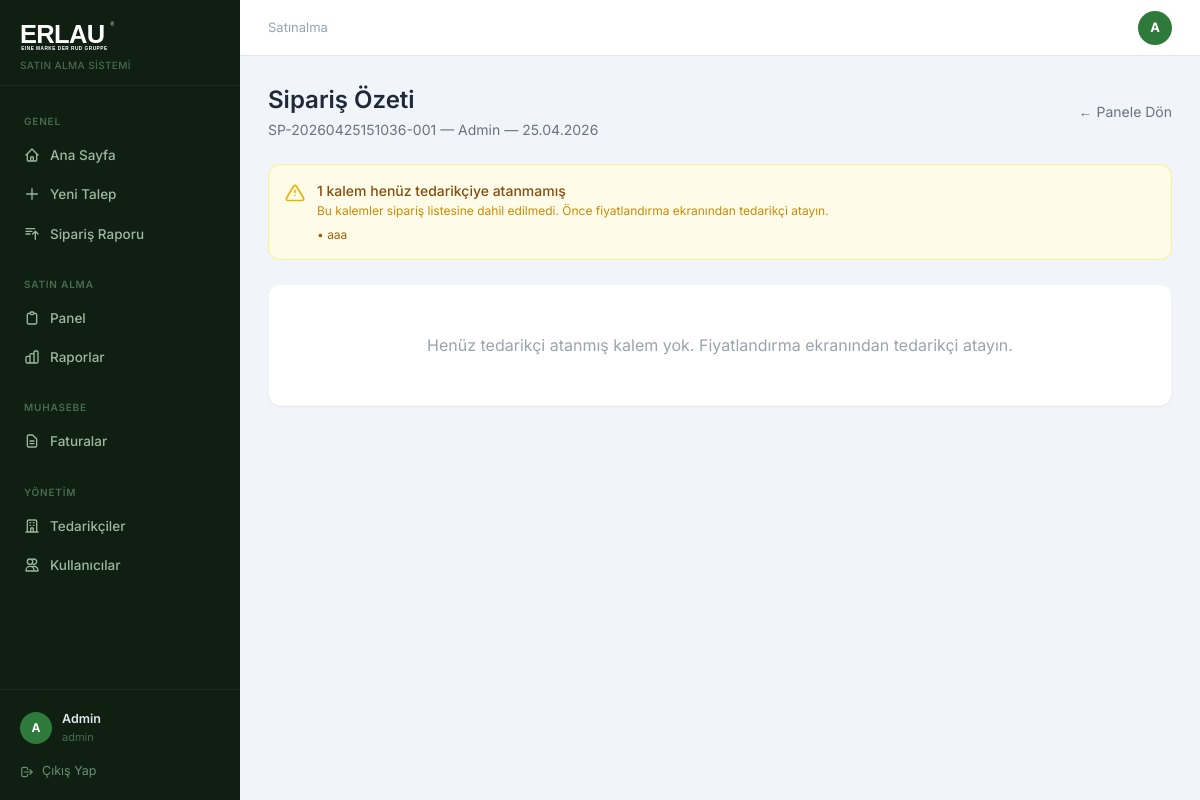
/satinalma/siparis/1 (signed in), run on the app's committed database.
### app/models.py (models this page shows)
class User(db.Model, UserMixin):
    id = db.Column(db.Integer, primary_key=True)
    name = db.Column(db.String(100), nullable=False)
    email = db.Column(db.String(120), unique=True, nullable=False)
    password = db.Column(db.String(200), nullable=False)
    role = db.Column(db.String(20), default='personel')
    department_id = db.Column(db.Integer, db.ForeignKey('department.id'), index=True)
    created_at = db.Column(db.DateTime, default=datetime.utcnow, index=True)
    is_active = db.Column(db.Boolean, default=True)
    unvan = db.Column(db.String(100))
    telefon = db.Column(db.String(20))
    dogum_tarihi = db.Column(db.Date)
    unvan_pdf_goster = db.Column(db.Boolean, default=False)
    son_giris = db.Column(db.DateTime)
    sifre_degisim_tarihi = db.Column(db.DateTime)
    tablet_pin = db.Column(db.String(6))
    bildirim_email = db.Column(db.Boolean, default=True)
    talepler = db.relationship('TalepFormu', backref='talep_eden', lazy=True)

class Department(db.Model):
    id = db.Column(db.Integer, primary_key=True)
    name = db.Column(db.String(100), nullable=False, unique=True)
    users = db.relationship('User', backref='department', lazy=True)

class TalepFormu(db.Model):
    id = db.Column(db.Integer, primary_key=True)
    siparis_no = db.Column(db.String(50), unique=True, nullable=False, index=True)
    talep_eden_id = db.Column(db.Integer, db.ForeignKey('user.id'), index=True)
    department_id = db.Column(db.Integer, db.ForeignKey('department.id'), index=True)
    durum = db.Column(db.String(30), default='bekliyor', index=True)
    yolda_tarihi = db.Column(db.DateTime)
    created_at = db.Column(db.DateTime, default=datetime.utcnow, index=True)
    updated_at = db.Column(db.DateTime, default=datetime.utcnow, onupdate=datetime.utcnow)
    kalemler = db.relationship('TalepKalem', backref='talep', lazy=True, cascade='all, delete-orphan')
    department = db.relationship('Department', foreign_keys=[department_id])

class TalepKalem(db.Model):
    id = db.Column(db.Integer, primary_key=True)
    talep_id = db.Column(db.Integer, db.ForeignKey('talep_formu.id'), index=True)
    malzeme_adi = db.Column(db.String(200), nullable=False, index=True)
    marka_model = db.Column(db.String(200))
    malzeme_turu = db.Column(db.String(50), index=True)
    birim = db.Column(db.String(20))
    miktar = db.Column(db.Float)
    hedef = db.Column(db.String(20), default='siparis')
    kullanim_amaci = db.Column(db.String(100))
    kullanilan_alan = db.Column(db.String(50))
    proje_makine = db.Column(db.String(200))
    kw = db.Column(db.String(10))
    aciklama = db.Column(db.Text)
    teknik_resim_kodu = db.Column(db.String(100))
    standart = db.Column(db.String(100))
    br_fiyat = db.Column(db.Float)
    toplam_fiyat = db.Column(db.Float)
    para_birimi = db.Column(db.String(10))
    vade_gun = db.Column(db.Integer)
    termin_gun = db.Column(db.Integer)
    tedarikci_id = db.Column(db.Integer, db.ForeignKey('tedarikci.id'))
    tedarikci = db.relationship('Tedarikci', foreign_keys=[tedarikci_id])
    son_alinma_tarihi = db.Column(db.DateTime)
    son_siparis_no = db.Column(db.String(50))

### app/routes.py (the view)
@satin_alma.route('/siparis/<int:talep_id>')
@login_required
@role_required('satinalma', 'admin')
def siparis_ozet(talep_id):
    talep = db.get_or_404(TalepFormu, talep_id)
    gruplar = {}
    atamasiz = []
    for kalem in talep.kalemler:
        if kalem.tedarikci:
            tid = kalem.tedarikci_id
            if tid not in gruplar:
                gruplar[tid] = {'tedarikci': kalem.tedarikci, 'kalemler': [], 'toplam': 0}
            gruplar[tid]['kalemler'].append(kalem)
            if kalem.toplam_fiyat:
                gruplar[tid]['toplam'] += kalem.toplam_fiyat
        else:
            atamasiz.append(kalem)
    cc_emails = [u.email for u in User.query.filter(
        User.role == 'satinalma', User.id != current_user.id, User.is_active == True
    ).all()]
    cc = ','.join(cc_emails)
    return render_template('siparis_ozet.html', talep=talep, gruplar=gruplar, atamasiz=atamasiz, cc=cc)

### app/models.py (called while the page is built)
@login_manager.user_loader
def load_user(user_id):
    return User.query.get(int(user_id))

### app/routes.py (called while the page is built)
def role_required(*roles):
    def decorator(f):
        @wraps(f)
        def decorated_function(*args, **kwargs):
            if not current_user.is_authenticated or current_user.role not in roles:
                flash('Bu sayfaya erişim yetkiniz yok.', 'danger')
                return redirect(url_for('main.dashboard'))
            return f(*args, **kwargs)
        return decorated_function
    return decorator

### app/templates/siparis_ozet.html (shortened to what this page needs)
{% extends 'base.html' %}
{% block content %}
<div class="flex items-center justify-between mb-6">
  <div>
    <h1 class="text-2xl font-semibold text-gray-800">Sipariş Özeti</h1>
    <p class="text-sm text-gray-500 mt-1">{{ talep.siparis_no }} — {{ talep.talep_eden.name if talep.talep_eden else '-' }} — {{ talep.created_at.strftime('%d.%m.%Y') }}</p>
  </div>
  <a href="{{ url_for('satin_alma.panel') }}" class="text-sm text-gray-500 hover:text-gray-700">← Panele Dön</a>
</div>
{% if atamasiz %}
<div class="bg-yellow-50 border border-yellow-200 rounded-xl p-4 mb-6 flex items-start gap-3">
  <svg class="w-5 h-5 text-yellow-500 mt-0.5 flex-shrink-0" fill="none" stroke="currentColor" viewBox="0 0 24 24"><path stroke-linecap="round" stroke-linejoin="round" stroke-width="2" d="M12 9v2m0 4h.01M10.29 3.86L1.82 18a2 2 0 001.71 3h16.94a2 2 0 001.71-3L13.71 3.86a2 2 0 00-3.42 0z"/></svg>
  <div>
    <p class="text-sm font-medium text-yellow-800">{{ atamasiz|length }} kalem henüz tedarikçiye atanmamış</p>
    <p class="text-xs text-yellow-600 mt-0.5">Bu kalemler sipariş listesine dahil edilmedi. Önce fiyatlandırma ekranından tedarikçi atayın.</p>
    <ul class="mt-2 space-y-1">
      {% for k in atamasiz %}
      <li class="text-xs text-yellow-700">• {{ k.malzeme_adi }}</li>
      {% endfor %}
    </ul>
  </div>
</div>
{% endif %}
{% if not gruplar %}
<div class="bg-white rounded-xl border border-gray-100 shadow-sm p-12 text-center text-gray-400">
  Henüz tedarikçi atanmış kalem yok. Fiyatlandırma ekranından tedarikçi atayın.
</div>
{% endif %}
{% endblock %}

### app/templates/base.html (shortened to what this page needs)
<!DOCTYPE html>
<html lang="tr">
<head>
<script src="https://cdn.tailwindcss.com"></script>
</head>
<body>
{% if current_user.is_authenticated %}
<div style="display:flex">
  <aside class="sidebar" style="position:sticky;top:0;height:100vh;overflow-y:auto;display:flex;flex-direction:column">
    <div style="padding:20px 20px 12px;border-bottom:1px solid rgba(255,255,255,.06)">
      <img src="{{ url_for('static', filename='logo.svg') }}" alt="Erlau" style="height:32px;filter:brightness(0) invert(1)">
      <p style="font-size:10px;color:#4a6b50;margin-top:6px;font-weight:500;letter-spacing:.04em">SATIN ALMA SİSTEMİ</p>
    </div>
    <nav style="padding:12px 0;flex:1">
      <div class="sidebar-section">Genel</div>
      <a href="{{ url_for('main.dashboard') }}" class="sidebar-link {% if request.endpoint == 'main.dashboard' %}active{% endif %}">
        <svg fill="none" stroke="currentColor" viewBox="0 0 24 24"><path stroke-linecap="round" stroke-linejoin="round" stroke-width="2" d="M3 12l2-2m0 0l7-7 7 7M5 10v10a1 1 0 001 1h3m10-11l2 2m-2-2v10a1 1 0 01-1 1h-3m-6 0a1 1 0 001-1v-4a1 1 0 011-1h2a1 1 0 011 1v4a1 1 0 001 1m-6 0h6"/></svg>
        Ana Sayfa
      </a>
      <a href="{{ url_for('main.yeni_talep') }}" class="sidebar-link {% if request.endpoint == 'main.yeni_talep' %}active{% endif %}">
        <svg fill="none" stroke="currentColor" viewBox="0 0 24 24"><path stroke-linecap="round" stroke-linejoin="round" stroke-width="2" d="M12 4v16m8-8H4"/></svg>
        Yeni Talep
      </a>
      <a href="{{ url_for('satin_alma.siparis_raporu') }}" class="sidebar-link {% if request.endpoint == 'satin_alma.siparis_raporu' %}active{% endif %}">
        <svg fill="none" stroke="currentColor" viewBox="0 0 24 24"><path stroke-linecap="round" stroke-linejoin="round" stroke-width="2" d="M3 4h13M3 8h9m-9 4h6m4 0l4-4m0 0l4 4m-4-4v12"/></svg>
        Sipariş Raporu
      </a>
      {% if current_user.role in ['satinalma', 'admin', 'gm'] %}
      <div class="sidebar-section" style="margin-top:8px">Satın Alma</div>
      <a href="{{ url_for('satin_alma.panel') }}" class="sidebar-link {% if request.endpoint == 'satin_alma.panel' %}active{% endif %}">
        <svg fill="none" stroke="currentColor" viewBox="0 0 24 24"><path stroke-linecap="round" stroke-linejoin="round" stroke-width="2" d="M9 5H7a2 2 0 00-2 2v12a2 2 0 002 2h10a2 2 0 002-2V7a2 2 0 00-2-2h-2M9 5a2 2 0 002 2h2a2 2 0 002-2M9 5a2 2 0 012-2h2a2 2 0 012 2"/></svg>
        Panel
      </a>
      <a href="{{ url_for('satin_alma.raporlar') }}" class="sidebar-link {% if request.endpoint == 'satin_alma.raporlar' %}active{% endif %}">
        Raporlar
      </a>
      {% endif %}
      {% if current_user.role in ['muhasebe', 'satinalma', 'admin'] %}
      <div class="sidebar-section" style="margin-top:8px">Muhasebe</div>
      <a href="{{ url_for('muhasebe.fatura_listesi') }}" class="sidebar-link {% if request.endpoint and 'muhasebe' in request.endpoint %}active{% endif %}">
        <svg fill="none" stroke="currentColor" viewBox="0 0 24 24"><path stroke-linecap="round" stroke-linejoin="round" stroke-width="2" d="M9 12h6m-6 4h6m2 5H7a2 2 0 01-2-2V5a2 2 0 012-2h5.586a1 1 0 01.707.293l5.414 5.414a1 1 0 01.293.707V19a2 2 0 01-2 2z"/></svg>
        Faturalar
      </a>
      {% endif %}
      {% if current_user.role in ['admin', 'satinalma'] %}
      <div class="sidebar-section" style="margin-top:8px">Yönetim</div>
      <a href="{{ url_for('admin.tedarikci_listesi') }}" class="sidebar-link {% if request.endpoint == 'admin.tedarikci_listesi' %}active{% endif %}">
        <svg fill="none" stroke="currentColor" viewBox="0 0 24 24"><path stroke-linecap="round" stroke-linejoin="round" stroke-width="2" d="M19 21V5a2 2 0 00-2-2H7a2 2 0 00-2 2v16m14 0h2m-2 0h-5m-9 0H3m2 0h5M9 7h1m-1 4h1m4-4h1m-1 4h1m-5 10v-5a1 1 0 011-1h2a1 1 0 011 1v5m-4 0h4"/></svg>
        Tedarikçiler
      </a>
      {% endif %}
      {% if current_user.role == 'admin' %}
      <a href="{{ url_for('admin.kullanicilar') }}" class="sidebar-link {% if request.endpoint == 'admin.kullanicilar' %}active{% endif %}">
        <svg fill="none" stroke="currentColor" viewBox="0 0 24 24"><path stroke-linecap="round" stroke-linejoin="round" stroke-width="2" d="M12 4.354a4 4 0 110 5.292M15 21H3v-1a6 6 0 0112 0v1zm0 0h6v-1a6 6 0 00-9-5.197M13 7a4 4 0 11-8 0 4 4 0 018 0z"/></svg>
        Kullanıcılar
      </a>
      {% endif %}
    </nav>
    <div style="padding:12px;border-top:1px solid rgba(255,255,255,.06)">
      <a href="{{ url_for('main.profil') }}" style="display:flex;align-items:center;gap:10px;padding:8px;border-radius:8px;text-decoration:none;transition:background .15s" onmouseover="this.style.background='rgba(255,255,255,.06)'" onmouseout="this.style.background='transparent'">
        <div style="width:32px;height:32px;border-radius:50%;background:#2d7a3a;display:flex;align-items:center;justify-content:center;font-size:12px;font-weight:700;color:#fff;flex-shrink:0">{{ current_user.name[:1].upper() }}</div>
        <div style="flex:1;min-width:0">
          <p style="font-size:12.5px;font-weight:600;color:#e2e8f0;white-space:nowrap;overflow:hidden;text-overflow:ellipsis">{{ current_user.name }}</p>
          <p style="font-size:11px;color:#4a6b50;white-space:nowrap;overflow:hidden;text-overflow:ellipsis">{{ current_user.unvan or current_user.role }}</p>
        </div>
      </a>
      <a href="{{ url_for('auth.logout') }}" style="display:flex;align-items:center;gap:8px;padding:7px 8px;border-radius:8px;font-size:12.5px;color:#6b8f72;text-decoration:none;transition:all .15s;margin-top:2px" onmouseover="this.style.color='#ef4444';this.style.background='rgba(239,68,68,.08)'" onmouseout="this.style.color='#6b8f72';this.style.background='transparent'">
        <svg style="width:14px;height:14px" fill="none" stroke="currentColor" viewBox="0 0 24 24"><path stroke-linecap="round" stroke-linejoin="round" stroke-width="2" d="M17 16l4-4m0 0l-4-4m4 4H7m6 4v1a3 3 0 01-3 3H6a3 3 0 01-3-3V7a3 3 0 013-3h4a3 3 0 013 3v1"/></svg>
        Çıkış Yap
      </a>
    </div>
  </aside>
  <div class="content-area">
    <div class="topbar">
      <p style="font-size:13px;color:#94a3b8">{{ current_user.department.name if current_user.department else 'Erlau' }}</p>
      <a href="{{ url_for('main.profil') }}" style="width:34px;height:34px;border-radius:50%;background:#2d7a3a;display:flex;align-items:center;justify-content:center;font-size:13px;font-weight:700;color:#fff;text-decoration:none">{{ current_user.name[:1].upper() }}</a>
    </div>
    <div class="page-content">
{% endif %}
{% block content %}{% endblock %}
{% if current_user.is_authenticated %}
    </div>
  </div>
</div>
{% else %}
</div>
{% endif %}
</body>
</html>

### app/templates/base.html (style rules this page uses)
* { font-family: 'Inter', sans-serif; }
.sidebar { background: #0f1f12; min-height: 100vh; width: 240px; flex-shrink: 0; }
.sidebar-link { display: flex; align-items: center; gap: 10px; padding: 9px 16px; border-radius: 8px; font-size: 13.5px; font-weight: 500; color: #9db8a2; transition: all .15s; margin: 1px 8px; text-decoration: none; }
.sidebar-link svg { width: 16px; height: 16px; flex-shrink: 0; }
.sidebar-section { font-size: 10px; font-weight: 600; color: #4a6b50; text-transform: uppercase; letter-spacing: .08em; padding: 16px 24px 6px; }
.content-area { flex: 1; background: #f1f5f9; min-height: 100vh; overflow-x: hidden; }
.topbar { background: #fff; border-bottom: 1px solid #e2e8f0; padding: 0 28px; height: 56px; display: flex; align-items: center; justify-content: space-between; position: sticky; top: 0; z-index: 10; }
.page-content { padding: 28px; }

### data on the page
User: name "A", name "Admin", unvan+role "admin", talep_eden "Admin"
Department: department "Satınalma"
TalepFormu: siparis_no "SP-20260425151036-001", created_at "25.04.2026"
TalepKalem: malzeme_adi "aaa"

### other printed values
{{ atamasiz|length }} "1"
